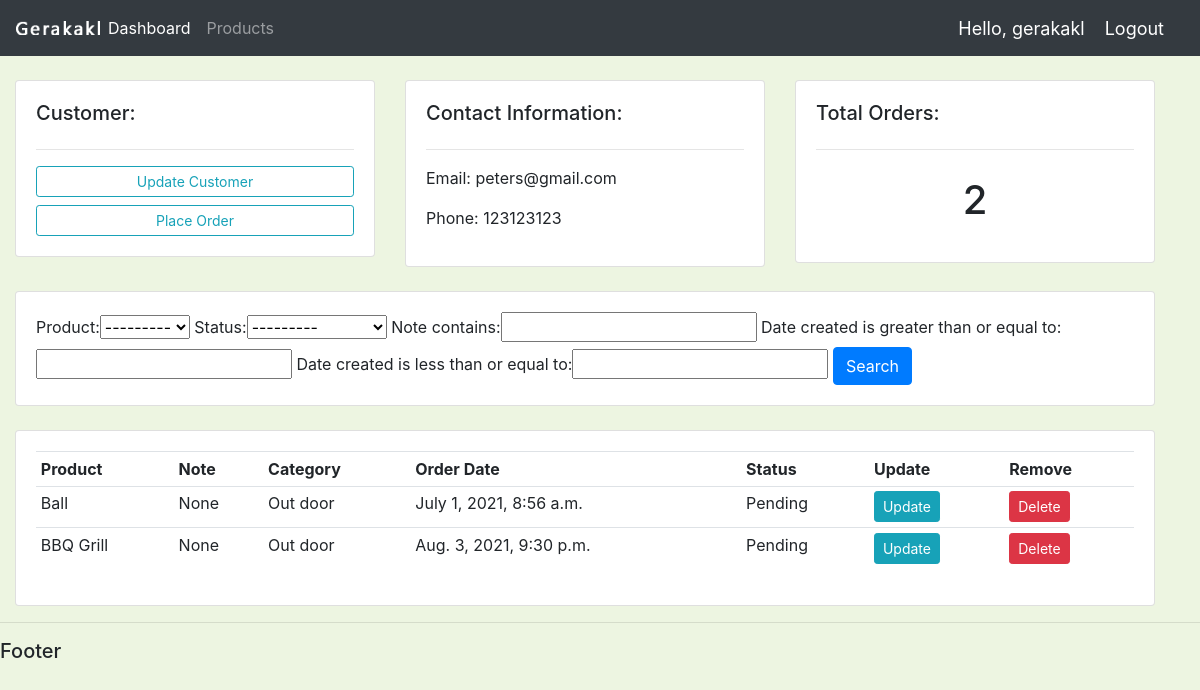
The page /customer/2/ (signed in) on the database its author committed.
### accounts/models.py (models this page shows, shortened)
class Customer(models.Model):
    user = models.OneToOneField(User, null=True, blank=True, on_delete=models.CASCADE)
    name = models.CharField(max_length=200, null=True)
    phone = models.CharField(max_length=200, null=True)
    email = models.CharField(max_length=200, null=True)
    profile_pic = models.ImageField(default="blank.png", null=True, blank=True)
    date_created = models.DateTimeField(auto_now_add=True, null=True)

class Order(models.Model):
    STATUS = (
        ('Pending', 'Pending'),
        ('Out for delivery', 'Out for delivery'),
        ('Delivered', 'Delivered'),
    )
    customer = models.ForeignKey(Customer, null=True, on_delete=models.SET_NULL)
    product = models.ForeignKey(Product, null=True, on_delete=models.SET_NULL)
    date_created = models.DateTimeField(auto_now_add=True, null=True)
    status = models.CharField(max_length=200, null=True, choices=STATUS)
    note = models.CharField(max_length=1000, null=True)

class Product(models.Model):
    CATEGORY = (
        ('Indoor', 'Indoor'),
        ('Out door', 'Out door'),
    )
    name = models.CharField(max_length=200, null=True)
    price = models.FloatField(null=True)
    category = models.CharField(max_length=200, null=True, choices=CATEGORY)
    description = models.CharField(max_length=200, null=True, blank=True)
    date_created = models.DateTimeField(auto_now_add=True, null=True)
    tags = models.ManyToManyField(Tag)
    def __str__(self):
        return self.name

### accounts/decorators.py (the view)
        def wrapper_func(request, *args, **kwargs):
            group = None
            if request.user.groups.exists():
                group = request.user.groups.all()[0].name
            if group in allowed_roles:
                return view_func(request, *args, **kwargs)
            else:
                return HttpResponse('You are not authorized to view this page')

### accounts/views.py (called while the page is built)
@login_required(login_url='login')
@allowed_users(allowed_roles=['admin'])
def customer(request, pk):
    customer = Customer.objects.get(id=pk)
    orders = customer.order_set.all()
    order_count = orders.count()
    myFilter = OrderFilter(request.GET, queryset=orders)
    orders = myFilter.qs
    context = {'customer': customer, 'orders': orders, 'order_count': order_count,
               'myFilter': myFilter}
    return render(request, 'accounts/customer.html', context)

### accounts/templates/accounts/customer.html
{% extends 'accounts/main.html' %}
{% block content %}
<br>
<div class="container-fluid row">
    <div class="col-md">
        <div class="card card-body">
            <h5>Customer:</h5>
            <hr>
            <a class="btn btn-outline-info btn-sm btn-block" href="">Update Customer</a>
            <a class="btn btn-outline-info btn-sm btn-block" href="{% url 'create_order' customer.id %}">Place Order</a>
        </div>
    </div>
    <div class="col-md">
        <div class="card card-body">
            <h5>Contact Information:</h5>
            <hr>
            <p>Email: {{customer.email}}</p>
            <p>Phone: {{customer.phone}}</p>
        </div>
    </div>
    <div class="col-md">
        <div class="card card-body">
            <h5>Total Orders:</h5>
            <hr>
            <h1 style="text-align: center; padding: 10px">{{order_count}}</h1>
        </div>
    </div>
</div>
<br>
<div class="container-fluid row">
    <div class="col">
        <div class="card card-body">
            <form method="get">
                    {{myFilter.form}}
                <button class="btn btn-primary" type="submit">Search</button>
            </form>
        </div>
    </div>
</div>
<br>
<div class="container-fluid row">
    <div class="col-md">
        <div class="card card-body">
            <table class="table table-sm">
                <tr>
                    <th>Product</th>
                    <th>Note</th>
                    <th>Category</th>
                    <th>Order Date</th>
                    <th>Status</th>
                    <th>Update</th>
                    <th>Remove</th>
                </tr>
                {% for order in orders %}
                <tr>
                    <td>{{order.product}}</td>
                    <td>{{order.note}}</td>
                    <td>{{order.product.category}}</td>
                    <td>{{order.date_created}}</td>
                    <td>{{order.status}}</td>
                    <td><a class="btn btn-sm btn-info" href="{% url 'update_order' order.id %}">Update</a></td>
                    <td><a class="btn btn-sm btn-danger" href="{% url 'delete_order' order.id %}">Delete</a></td>
                </tr>
                {% endfor %}
            </table>
        </div>
    </div>
</div>
{% endblock %}

### accounts/templates/accounts/navbar.html (shortened to what this page needs)
{% load static %}
<nav class="navbar navbar-expand-lg navbar-dark bg-dark">
    <img src="{% static 'images/logo.png'%}" style="width: 7vw; min-width: 3px;" >
    <div class="collapse navbar-collapse" id="navbarNav">
        <ul class="navbar-nav">
            {% if request.user.is_staff %}
            <li class="nav-item active">
                <a class="nav-link" href="{% url 'home' %}">Dashboard</a>
            </li>
            <li class="nav-item">
                <a class="nav-link" href="{% url 'products' %}">Products</a>
            </li>
            {% else %}
            <li class="nav-item">
                <a class="nav-link" href="{% url 'account' %}">Settings</a>
            </li>
            {% endif %}
        </ul>
    </div>
    <span class="hello-msg">Hello, {{request.user}}</span>
    <span><a class="hello-msg" href="{% url 'logout' %}">Logout</a></span>
</nav>

### static/css/main.css (style rules this page uses)
body { background-color: #edf5e1; }

### accounts/templates/accounts/navbar.html (style rules this page uses)
.hello-msg { font-size: 18px; color: #fff; margin-right: 20px; }

### rows shown on the page
Customer: email "peters@gmail.com", phone "123123123"
Order: product "Ball", note "None", product.category "Out door", date_created "July 1, 2021, 8:56 a.m.", status "Pending"
Order: product "BBQ Grill", note "None", product.category "Out door", date_created "Aug. 3, 2021, 9:30 p.m.", status "Pending"

### other values the page prints
{{ request.user }} "gerakakl"
{{ order_count }} "2"
